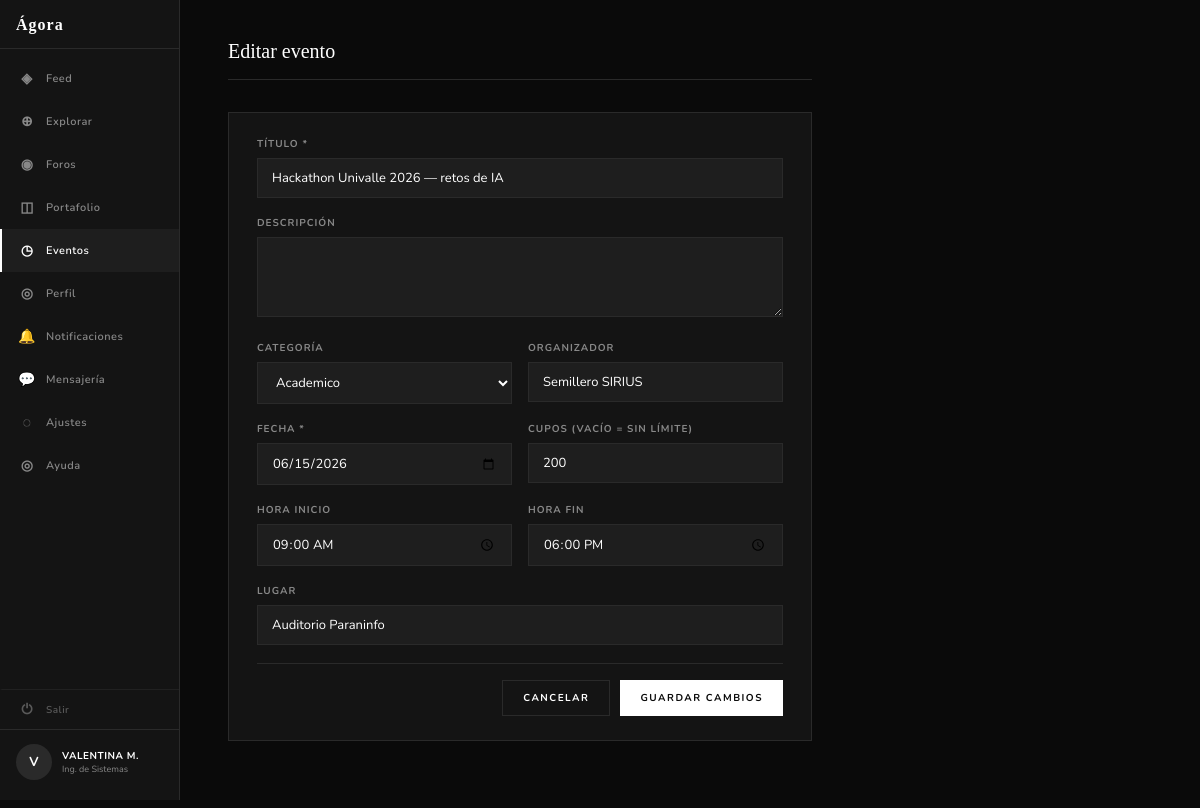
The app's page /eventos/1/editar (signed in) with its own data.
### tables this page shows
CREATE TABLE eventos (
    id           INTEGER PRIMARY KEY AUTOINCREMENT,
    creador_id   INTEGER NOT NULL REFERENCES usuarios(id) ON DELETE CASCADE,
    titulo       TEXT    NOT NULL,
    descripcion  TEXT,
    categoria    TEXT    NOT NULL DEFAULT 'academico',
                         -- 'academico' | 'cultural' | 'deportivo' | 'bienestar'
    fecha        DATE    NOT NULL,
    hora_inicio  TIME,
    hora_fin     TIME,
    lugar        TEXT,
    cupos        INTEGER,   -- NULL = sin límite
    organizador  TEXT,      -- Nombre del semillero/grupo organizador
    agenda       TEXT,      -- JSON: [{"hora":"09:00","item":"Apertura"}]
    creado_en    DATETIME DEFAULT CURRENT_TIMESTAMP
);

### app.py (the view, shortened to what this page needs)
@app.route('/eventos/<int:evento_id>/editar', methods=['GET', 'POST'])
@login_required
def editar_evento(evento_id):
    user_id = session['user_id']
    conn    = get_db()
    evento  = conn.execute("SELECT * FROM eventos WHERE id = ?", (evento_id,)).fetchone()
    if not evento:
        conn.close()
        flash('Evento no encontrado.', 'error')
        return redirect(url_for('eventos'))
    if evento['creador_id'] != user_id:
        conn.close()
        flash('No tienes permiso para editar este evento.', 'error')
        return redirect(url_for('ver_evento', evento_id=evento_id))
    conn.close()
    return render_template('eventos/editar_evento.html',
                           evento=dict(evento),
                           pagina_activa='eventos')

### app.py (called while the page is built)
def get_db():
    conn = sqlite3.connect(DB)
    conn.row_factory = sqlite3.Row
    return conn

def login_required(f):
    from functools import wraps
    @wraps(f)
    def decorated(*args, **kwargs):
        if not session.get('user_id'):
            return redirect(url_for('login'))
        return f(*args, **kwargs)
    return decorated

### templates/eventos/editar_evento.html (shortened to what this page needs)
{% extends "compartidos/base.html" %}
{% block content %}
<div class="ee-layout">
  {% include 'compartidos/sidebar.html' %}
  <main class="ee-main">
    <div class="ee-header"><h1>Editar evento</h1></div>
    <form method="POST">
      <div class="card">
        <div class="campo">
          <label>Título *</label>
          <input type="text" name="titulo" value="{{ evento.titulo }}" required maxlength="120">
        </div>
        <div class="campo">
          <label>Descripción</label>
          <textarea name="descripcion" maxlength="1000">{{ evento.descripcion or '' }}</textarea>
        </div>
        <div class="campo-fila">
          <div class="campo">
            <label>Categoría</label>
            <select name="categoria">
              {% for cat in ['academico','cultural','deportivo','bienestar'] %}
                <option value="{{ cat }}" {% if evento.categoria==cat %}selected{% endif %}>{{ cat|capitalize }}</option>
              {% endfor %}
            </select>
          </div>
          <div class="campo">
            <label>Organizador</label>
            <input type="text" name="organizador" value="{{ evento.organizador or '' }}" maxlength="100">
          </div>
        </div>
        <div class="campo-fila">
          <div class="campo">
            <label>Fecha *</label>
            <input type="date" name="fecha" value="{{ evento.fecha }}" required>
          </div>
          <div class="campo">
            <label>Cupos (vacío = sin límite)</label>
            <input type="number" name="cupos" value="{{ evento.cupos or '' }}" min="1">
          </div>
        </div>
        <div class="campo-fila">
          <div class="campo">
            <label>Hora inicio</label>
            <input type="time" name="hora_inicio" value="{{ evento.hora_inicio or '' }}">
          </div>
          <div class="campo">
            <label>Hora fin</label>
            <input type="time" name="hora_fin" value="{{ evento.hora_fin or '' }}">
          </div>
        </div>
        <div class="campo">
          <label>Lugar</label>
          <input type="text" name="lugar" value="{{ evento.lugar or '' }}" maxlength="120">
        </div>
        <div class="card-footer">
          <a href="{{ url_for('ver_evento', evento_id=evento.id) }}" class="btn-secondary">Cancelar</a>
          <button type="submit" class="btn-primary">Guardar cambios</button>
        </div>
      </div>
    </form>
  </main>
</div>
{% endblock %}

### static/css/style.css (style rules this page uses)
:root { --fondo: #0A0A0A; --panel: #141414; --superficie: #1E1E1E; --borde: #2A2A2A; --texto: #FFFFFF; --texto-dim: #888888; --acento: #FFFFFF; --acento-txt: #0A0A0A; --fuente-body: 'Nunito', sans-serif; --fuente-display: Georgia, serif; }
*, *::before, *::after { box-sizing: border-box; margin: 0; padding: 0; }
body { font-family: var(--fuente-body); background: var(--fondo); color: var(--texto); min-height: 100vh; }
a { text-decoration: none; color: inherit; }
.btn-primary { display: inline-flex; align-items: center; justify-content: center; padding: 10px 20px; background: var(--acento); color: var(--acento-txt); font-family: var(--fuente-body); font-size: 10px; font-weight: 700; letter-spacing: 1.5px; text-transform: uppercase; border: none; border-radius: 0; cursor: pointer; transition: opacity 0.15s, transform 0.12s; text-decoration: none; }
.btn-secondary { display: inline-flex; align-items: center; justify-content: center; padding: 10px 20px; background: transparent; color: var(--texto); font-family: var(--fuente-body); font-size: 10px; font-weight: 700; letter-spacing: 1.5px; text-transform: uppercase; border: 1px solid var(--borde); border-radius: 0; cursor: pointer; transition: background 0.15s, border-color 0.15s; text-decoration: none; }

### templates/eventos/editar_evento.html (style rules this page uses)
.ee-layout { display:flex;min-height:100vh }
.ee-main { flex:1;max-width:680px;padding:40px 48px 80px }
.ee-header { margin-bottom:32px;padding-bottom:16px;border-bottom:1px solid var(--borde) }
.ee-header h1 { font-family:var(--fuente-display);font-size:20px;font-weight:normal;color:var(--texto) }
.card { background:var(--panel);border:1px solid var(--borde);padding:24px 28px }
.campo { margin-bottom:18px }
.campo:last-child { margin-bottom:0 }
.campo label { display:block;font-size:10px;font-weight:700;letter-spacing:1px;text-transform:uppercase;color:var(--texto-dim);margin-bottom:7px }
.campo input,.campo textarea,.campo select { width:100%;background:var(--superficie);border:1px solid var(--borde);color:var(--texto);font-family:var(--fuente-body);font-size:13px;padding:10px 14px;outline:none;transition:border-color .15s }
.campo select option { background:var(--panel) }
.campo textarea { resize:vertical;min-height:80px }
.campo-fila { display:grid;grid-template-columns:1fr 1fr;gap:16px }
.card-footer { display:flex;justify-content:flex-end;gap:10px;padding-top:16px;border-top:1px solid var(--borde);margin-top:16px }

### records on screen
eventos: titulo "Hackathon Univalle 2026 — retos de IA", categoria "Academico", organizador "Semillero SIRIUS", fecha "06/15/2026", cupos "200", hora_inicio "09:00", hora_fin "18:00", lugar "Auditorio Paraninfo"

### other values on screen
{{ session.nombre[0].upper() }} "V"
{{ session.nombre.upper() }} "VALENTINA M."
{{ session.carrera }} "Ing. de Sistemas"
